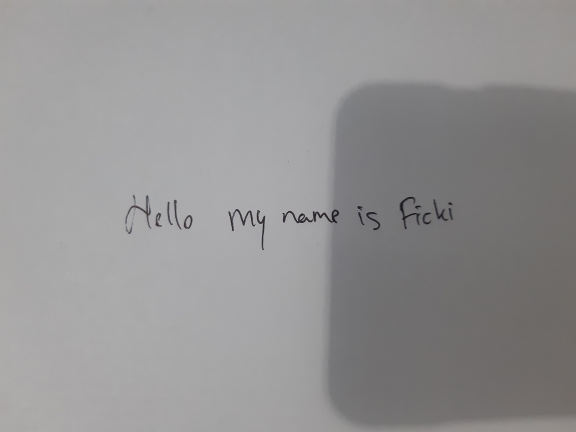
#> input picture data/img_1.jpg, 1152 x 864 px, found by its file name (shown at 1/2 size)
$ jupyter execute Skripsi.ipynb
#> lines starting #> are read from the running program, lines starting #| are printed output that depends on the picture; after the words box and inside, x2 and y2 are one past the last pixel; in counts of white or black regions, pixels touching at a corner belong together; long printed decimals are rounded
[cell 1]
import cv2
import numpy as np
import matplotlib.pyplot as plt
import os

np.set_printoptions(threshold=5)

# Functions

[cell 2]
def showimages():
	cv2.namedWindow('Source Image', cv2.WINDOW_AUTOSIZE)
	cv2.namedWindow('Threshold Image', cv2.WINDOW_AUTOSIZE)
	cv2.namedWindow('Binary Image', cv2.WINDOW_AUTOSIZE)


	cv2.imshow("Source Image", src_img)
	cv2.imshow("Binary Image", bin_img)
	cv2.imshow("Threshold Image", final_thr)


def closewindows():
	k = cv2.waitKey(0)
	if k & 0xFF == ord('s'):
		comment = input("Comment:-\n ")
		cv2.imwrite('C:/Users/Ficki/Desktop/SKRIPSILK/Skripsi/data/test_result/'+comment+'_thres'+'.jpg',final_thr)
		cv2.imwrite('C:/Users/Ficki/Desktop/SKRIPSILK/Skripsi/data/test_result/'+comment+'_src'+'.jpg',src_img)
		cv2.imwrite('C:/Users/Ficki/Desktop/SKRIPSILK/Skripsi/data/test_result/'+comment+'_contr'+'.jpg',bin_img)
		print("Completed")
	elif k & 0xFF == int(27):
		cv2.destroyAllWindows()
	else:
		closewindows()

def line_array(array):
	list_x_upper = []
	list_x_lower = []
	for y in range(5, len(array)-5):
		s_a, s_p = strtline(y, array)
		e_a, e_p = endline(y, array)
		if s_a>=7 and s_p>=5:
			list_x_upper.append(y)
			# bin_img[y][:] = 255
		if e_a>=5 and e_p>=7:
			list_x_lower.append(y)
			# bin_img[y][:] = 255
	return list_x_upper, list_x_lower

def strtline(y, array):
	count_ahead = 0
	count_prev = 0
	for i in array[y:y+10]:
		if i > 3:
			count_ahead+= 1
	for i in array[y-10:y]:
		if i==0:
			count_prev += 1
	return count_ahead, count_prev

def endline(y, array):
	count_ahead = 0
	count_prev = 0
	for i in array[y:y+10]:
		if i==0:
			count_ahead+= 1
	for i in array[y-10:y]:
		if i >3:
			count_prev += 1
	return count_ahead, count_prev

def endline_word(y, array, a):
	count_ahead = 0
	count_prev = 0
	for i in array[y:y+2*a]:
		if i < 2:
			count_ahead+= 1
	for i in array[y-a:y]:
		if i > 2:
			count_prev += 1
	return count_prev ,count_ahead

def end_line_array(array, a):
	list_endlines = []
	for y in range(len(array)):
		e_p, e_a = endline_word(y, array, a)
		# print(e_p, e_a)
		if e_a >= int(1.5*a) and e_p >= int(0.7*a):
			list_endlines.append(y)
	return list_endlines

def refine_endword(array):
	refine_list = []
	for y in range(len(array)-1):
		if array[y]+1 < array[y+1]:
			refine_list.append(array[y])
	refine_list.append(array[-1])
	return refine_list


def refine_array(array_upper, array_lower):
	upperlines = []
	lowerlines = []
	for y in range(len(array_upper)-1):
		if array_upper[y] + 5 < array_upper[y+1]:
			upperlines.append(array_upper[y]-10)
	for y in range(len(array_lower)-1):
		if array_lower[y] + 5 < array_lower[y+1]:
			lowerlines.append(array_lower[y]+10)

	upperlines.append(array_upper[-1]-10)
	lowerlines.append(array_lower[-1]+10)

	return upperlines, lowerlines

def letter_width(contours):
	letter_width_sum = 0
	count = 0
	for cnt in contours:
		if cv2.contourArea(cnt) > 20:
			x,y,w,h = cv2.boundingRect(cnt)
			letter_width_sum += w
			count += 1
	return letter_width_sum/count


def end_wrd_dtct(lines, i, bin_img, mean_lttr_width):
	count_y = np.zeros(shape = width)
	for x in range(width):
		for y in range(lines[i][0],lines[i][1]):
			if bin_img[y][x] == 255:
				count_y[x] += 1
	end_lines = end_line_array(count_y, int(mean_lttr_width))
	# print(end_lines)
	endlines = refine_endword(end_lines)
	for x in endlines:
		final_thr[lines[i][0]:lines[i][1], x] = 255
	return endlines

def letter_seg(lines_img, x_lines, i):
	copy_img = lines_img[i].copy()
	x_linescopy = x_lines[i].copy()

	letter_img = []
	letter_k = []

	contours, hierarchy = cv2.findContours(copy_img,cv2.RETR_EXTERNAL,cv2.CHAIN_APPROX_SIMPLE)
	for cnt in contours:
		if cv2.contourArea(cnt) > 50:
			x,y,w,h = cv2.boundingRect(cnt)
			# letter_img.append(lines_img[i][y:y+h, x:x+w])
			letter_k.append((x,y,w,h))

	letter = sorted(letter_k, key=lambda student: student[0])
	# print(letter)

	word = 1
	letter_index = 0
	for e in range(len(letter)):
		if(letter[e][0]<x_linescopy[0]):
			letter_index += 1
			letter_img_tmp = lines_img[i][letter[e][1]-5:letter[e][1]+letter[e][3]+5,letter[e][0]-5:letter[e][0]+letter[e][2]+5]
			letter_img = cv2.resize(letter_img_tmp, dsize =(28, 28), interpolation = cv2.INTER_AREA)
			cv2.imwrite('C:/Users/Ficki/Desktop/SKRIPSILK/Skripsi/segmented_img/img_8/'+str(i+1)+'_'+str(word)+'_'+str(letter_index)+'.jpg', 255-letter_img)
		else:
			x_linescopy.pop(0)
			word += 1
			letter_index = 1
			letter_img_tmp = lines_img[i][letter[e][1]-5:letter[e][1]+letter[e][3]+5,letter[e][0]-5:letter[e][0]+letter[e][2]+5]
			letter_img = cv2.resize(letter_img_tmp, dsize =(28, 28), interpolation = cv2.INTER_AREA)
			cv2.imwrite('C:/Users/Ficki/Desktop/SKRIPSILK/Skripsi/segmented_img/img_8/'+str(i+1)+'_'+str(word)+'_'+str(letter_index)+'.jpg', 255-letter_img)
			# print(letter[e][0],x_linescopy[0], word)

# Reading Image Size

[cell 3]
from PIL import Image
image = Image.open('C:/Users/Ficki/Desktop/SKRIPSILK/Skripsi/data/img_1.jpg')
#> image is the input picture: PIL image 1152x864 RGB; mean R, G, B 147.5, 146.7, 147.1
width, height = image.size
print("\n Reading Image........")
print("#---------Image Info:--------#")
print("\tHeight =",height,"\n\tWidth =",width)
#| 	Height = 864
#| 	Width = 1152
print("#----------------------------#")

# Thresholding Image

[cell 4]
print("\n........Program Initiated.......\n")
src_img= cv2.imread('C:/Users/Ficki/Desktop/SKRIPSILK/Skripsi/data/img_1.jpg', 1)
copy = src_img.copy()
height = src_img.shape[0]
width = src_img.shape[1]


print("\n Resizing Image........")
src_img = cv2.resize(copy, dsize =(1320, int(1320*height/width)), interpolation = cv2.INTER_AREA)
#> src_img: shape (990, 1320, 3)

height = src_img.shape[0]
width = src_img.shape[1]

print("#---------Image Info:--------#")
print("\tHeight =",height,"\n\tWidth =",width)
#| 	Height = 990
#| 	Width = 1320
print("#----------------------------#")

grey_img = cv2.cvtColor(src_img, cv2.COLOR_BGR2GRAY)

print("Applying Adaptive Threshold with kernel :- 21 X 21")
bin_img = cv2.adaptiveThreshold(grey_img,255,cv2.ADAPTIVE_THRESH_MEAN_C,cv2.THRESH_BINARY_INV,21,20)
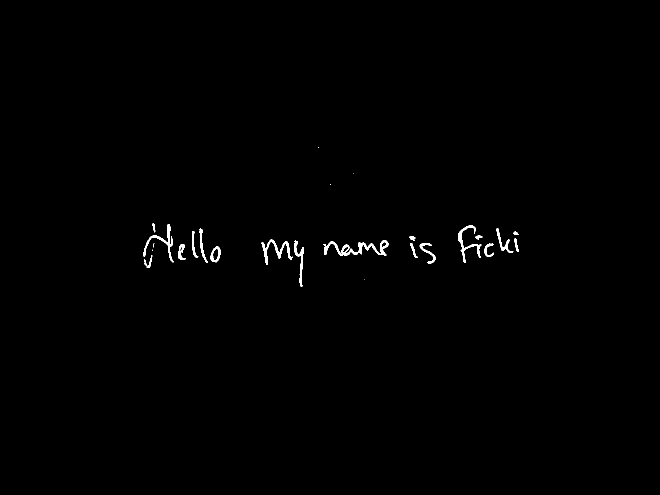
#> bin_img: shape (990, 1320) (shown at 1/2 size); 0.49% white; 26 white regions (7 under 20 px), largest, box (x1, y1, x2, y2) and area: (647, 480, 777, 512) 1243, (523, 479, 586, 530) 736, (917, 451, 963, 525) 695
bin_img1 = bin_img.copy()
bin_img2 = bin_img.copy()

kernel = cv2.getStructuringElement(cv2.MORPH_ELLIPSE,(3,3))
kernel1 = np.array([[1,0,1],[0,1,0],[1,0,1]], dtype = np.uint8)
final_thr = cv2.morphologyEx(bin_img, cv2.MORPH_CLOSE, kernel)
#> final_thr: shape (990, 1320); 0.5% white; 25 white regions (6 under 20 px), largest, box (x1, y1, x2, y2) and area: (647, 480, 777, 512) 1272, (523, 479, 586, 530) 743, (917, 451, 963, 525) 701
contr_retrival = final_thr.copy()

# Line Detection

[cell 5]
print("Beginning Character Segmenation..............")
count_x = np.zeros(shape= (height))
for y in range(height):
	for x in range(width):
		if bin_img[y][x] == 255 :
			count_x[y] = count_x[y]+1

t = np.arange(0,height, 1)
plt.plot(t, count_x[t])
plt.axis([0, height, 0, 350])

upper_lines, lower_lines = line_array(count_x)

upperlines, lowerlines = refine_array(upper_lines, lower_lines)

print(upperlines, lowerlines)
#| [441] [586]
if len(upperlines)==len(lowerlines):
	lines = []
	for y in upperlines:
		final_thr[y][:] = 255
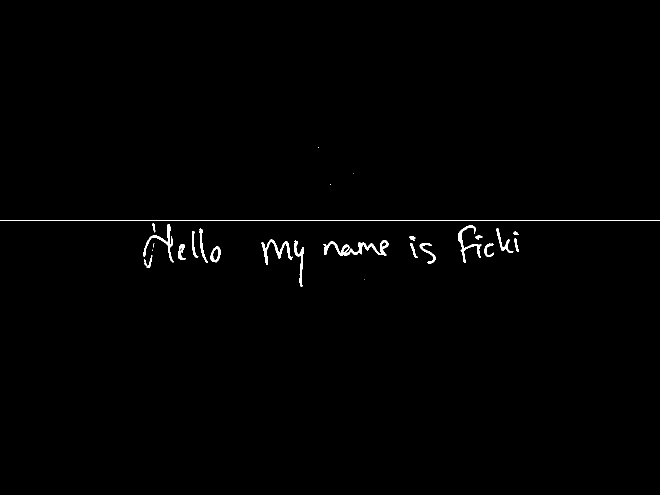
#> final_thr: shape (990, 1320) (shown at 1/2 size); 0.6% white; 26 white regions (6 under 20 px), largest, box (x1, y1, x2, y2) and area: (0, 441, 1320, 442) 1320, (647, 480, 777, 512) 1272, (523, 479, 586, 530) 743
	for y in lowerlines:
		final_thr[y][:] = 255
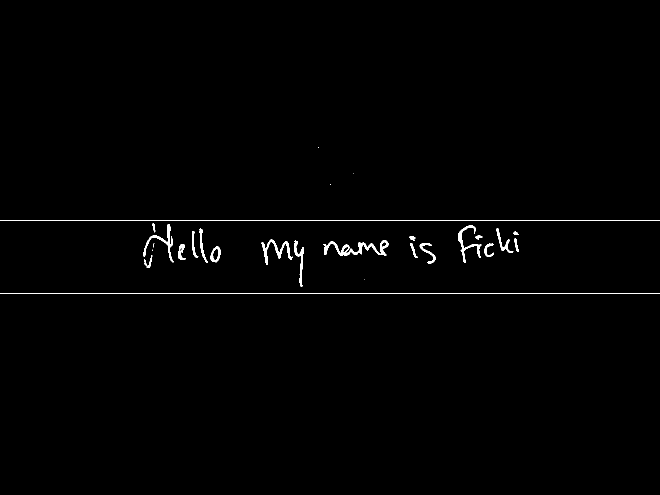
#> final_thr: shape (990, 1320) (shown at 1/2 size); 0.7% white; 27 white regions (6 under 20 px)
	for y in range(len(upperlines)):
		lines.append((upperlines[y], lowerlines[y]))

else:
	print("Too much noise in image, unable to process.\nPlease try with another image. Ctrl-C to exit:- ")
	showimages()
	k = cv2.waitKey(0)
	while 1:
		k = cv2.waitKey(0)
		if k & 0xFF == ord('q'):
			cv2.destroyAllWindows()
			exit()

lines = np.array(lines)

no_of_lines = len(lines)

print("\nGiven Text has   # ",no_of_lines, " #   no. of lines")
#| Given Text has   #  1  #   no. of lines

lines_img = []

for i in range(no_of_lines):
	lines_img.append(bin_img2[lines[i][0]:lines[i][1], :])
#> after the loop, lines_img = 1 item
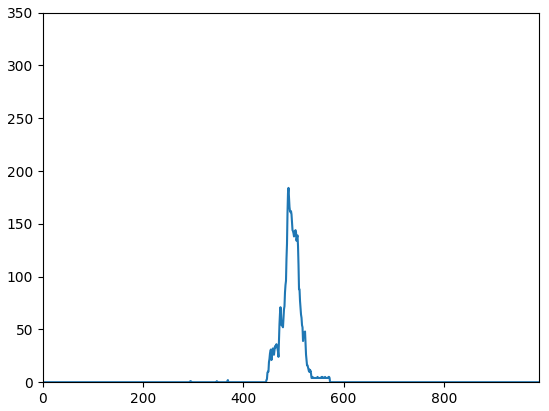
#> figure drawn by matplotlib, 1 panel; curve peaks at x = 490, y = 184

# Letter Width Calculation

[cell 6]
contours, hierarchy = cv2.findContours(contr_retrival,cv2.RETR_EXTERNAL,cv2.CHAIN_APPROX_SIMPLE)
#> contours = 25 contours, 6 with area under 20; largest, box (x1, y1, x2, y2) and area: (647, 480, 777, 512) 1156, (523, 479, 586, 530) 582, (917, 451, 963, 525) 547, (287, 448, 347, 525) 528, (421, 493, 441, 525) 436
final_contr = np.zeros((final_thr.shape[0],final_thr.shape[1],3), dtype = np.uint8)
cv2.drawContours(src_img, contours, -1, (0,255,0), 1)
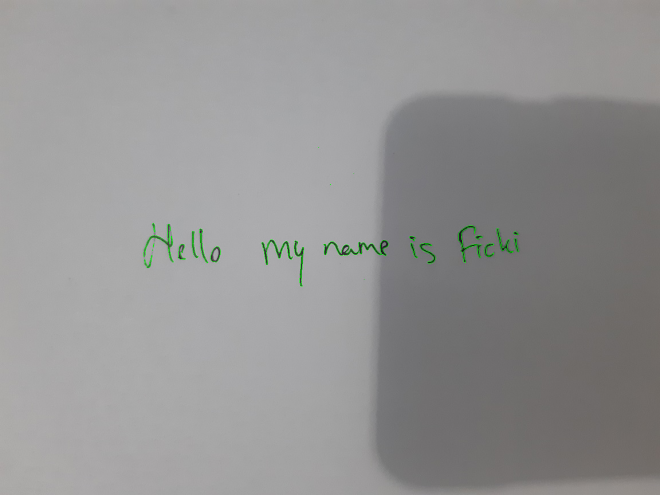
#> src_img: shape (990, 1320, 3) (shown at 1/2 size); mean B, G, R 146.8, 147, 147.3

mean_lttr_width = letter_width(contours)
#> the loop in letter_width, `for cnt in contours:` made 25 passes
#> (x, y, w, h, letter_width_sum) on passes 2, 4, 5, 6, 8, 9, 10, 11: (288, 510, 17, 26, 17), (421, 493, 20, 32, 37), (356, 488, 15, 31, 52), (969, 487, 19, 27, 71), (839, 486, 32, 41, 103), (821, 486, 14, 30, 117), (588, 481, 20, 92, 137), (647, 480, 130, 32, 267)
#> after the loop in letter_width, `for cnt in contours:`: count = 19; letter_width_sum = 553
#> mean_lttr_width = 29.11
print("\nAverage Width of Each Letter:- ", mean_lttr_width)
#| Average Width of Each Letter:-  29.105

# Word Detection

[cell 7]
x_lines = []

for i in range(len(lines_img)):
	x_lines.append(end_wrd_dtct(lines, i, bin_img, mean_lttr_width))
#> this loop made 1 pass

for i in range(len(x_lines)):
	x_lines[i].append(width)
#> this loop made 1 pass

print(x_lines)
#| [[450, 874, 1045, 1320]]

# Letter Segmentation

[cell 8]
for i in range(len(lines)):
	letter_seg(lines_img, x_lines, i)
#> this loop made 1 pass
#> pass 1, in letter_seg, `copy_img = lines_img[i].copy()`:
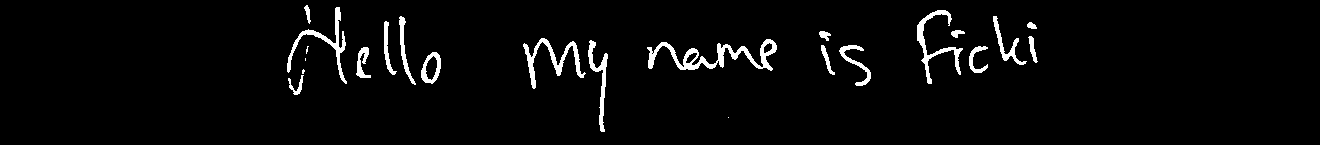
#> copy_img: shape (145, 1320); 3.4% white; 23 white regions (4 under 20 px), largest, box (x1, y1, x2, y2) and area: (647, 39, 777, 71) 1243, (523, 38, 586, 89) 736, (917, 10, 963, 84) 695
#> pass 1, in letter_seg, `cv2.imwrite('C:/Users/Ficki/Desktop/SKRIPSILK/Skripsi/segmented_img/im..`:
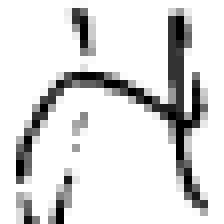
#> saved as 1_1_1.jpg: shape (28, 28) (shown 8 times larger); min 0, max 255, mean 219.4
#> pass 1, in letter_seg, `cv2.imwrite('C:/Users/Ficki/Desktop/SKRIPSILK/Skripsi/segmented_img/im..`:
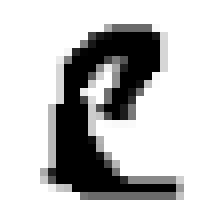
#> saved as 1_1_3.jpg: shape (28, 28) (shown 8 times larger); min 0, max 255, mean 198.3

# Character Segmenting

[cell 9]
chr_img = bin_img1.copy()

contours, hierarchy = cv2.findContours(chr_img,cv2.RETR_EXTERNAL,cv2.CHAIN_APPROX_SIMPLE)
bin_img = np.zeros((final_thr.shape[0],final_thr.shape[1],3), dtype = np.uint8)
cv2.drawContours(bin_img, contours, -1, (0,255,0), 1)
#> bin_img: shape (990, 1320, 3)

for cnt in contours:
	if cv2.contourArea(cnt) > 20:
		x,y,w,h = cv2.boundingRect(cnt)
		cv2.rectangle(src_img,(x,y),(x+w,y+h),(0,255,0),2)
#> this loop made 26 passes
#> cnt on passes 1, 4, 24, 25, 26: [[728, 558]], [[305, 499], [305, 501]], [[660, 368], [660, 369], [661, 369]], [[707, 347]], [[637, 294], [637, 295]]
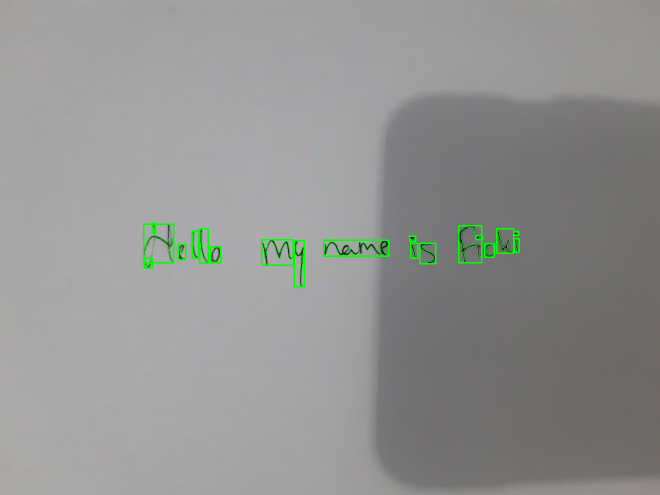
#> src_img: shape (990, 1320, 3) (shown at 1/2 size); 0.53% of pixels changed, all inside (x1, y1, x2, y2) = (286, 445, 1040, 575)
        #cv2.rectangle(src_img,(x,y),(x+w,y+h),(0,255,0),2)

[cell 10]
showimages()
#> in showimages, `cv2.imshow("Threshold Image", final_thr)`:
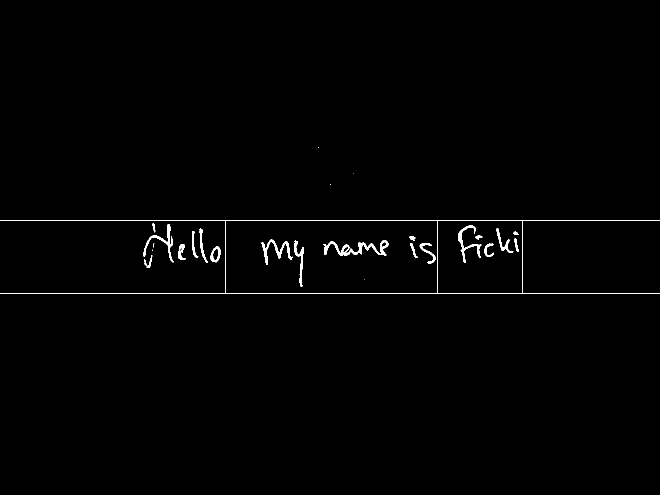
#> window 'Threshold Image': shape (990, 1320) (shown at 1/2 size); 0.73% white; 26 white regions (6 under 20 px), largest, box (x1, y1, x2, y2) and area: (0, 441, 1320, 587) 3072, (647, 480, 777, 512) 1272, (523, 479, 586, 530) 743

[cell 11]
closewindows()
#> (key q is pressed here)
#> (key Esc is pressed here)
